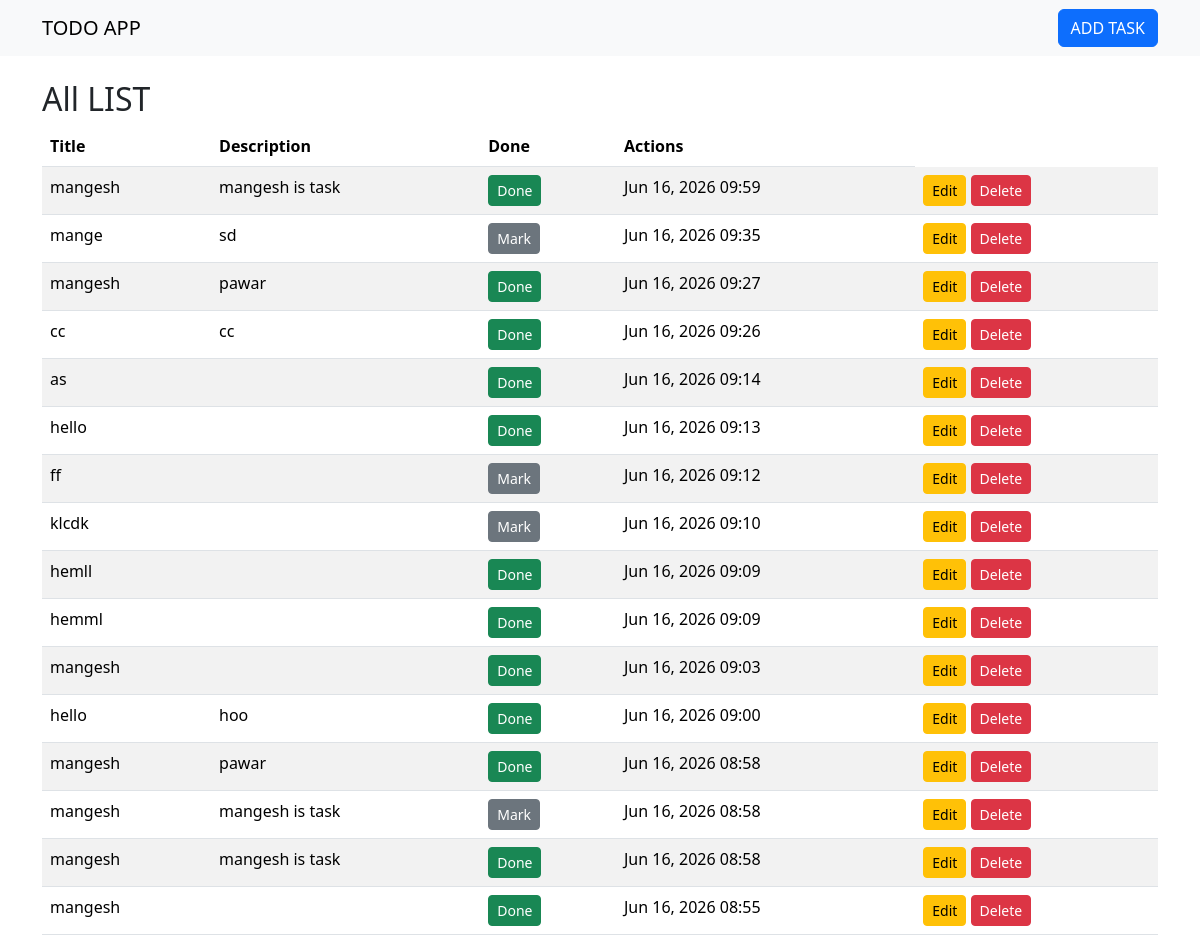
The page / on the database its author committed.
### todo/models.py (models this page shows, shortened)
class Task(models.Model):
  title = models.CharField()
  description = models.TextField(blank=True)
  complated = models.BooleanField(default=False)
  created_at = models.DateTimeField(auto_now_add=True)

### todo/views.py (the view)
# urls.py: path('',views.task_list,name='task_list'),
def task_list(request):
  task = Task.objects.all().order_by('-created_at')
  return render(request,'todo/task_list.html',{'tasks':task})

### todo/templates/todo/task_list.html (shortened to what this page needs)
{% extends "todo/base.html" %}
{% block content %}
<h2> All LIST</h2>
<table class="table table-striped">
  <thead>
    <tr>
      <th>Title</th>
      <th>Description</th>
      <th>Done</th>
      <th>Actions</th>
    </tr>
  </thead>
  <tbody>
    {% for task in tasks %}
      <tr>
        <td>{{task.title}}</td>
        <td>{{task.description|linebreaksbr}}</td>
        <td>
      <form method="POST" action="{% url 'todo:task_toggle_complate' task.pk %}" style="display:inline;">
          <button type="submit"
          class="btn btn-sm {% if task.complated %}btn-success{% else %}btn-secondary{% endif %}">
        {% if task.complated %}
            Done
        {% else %}
            Mark
        {% endif %}</button>
      </form>
        </td>
        <td>
          {{ task.created_at|date:"M d, Y H:i" }}
        </td>
        <td>
          <a class = "btn btn-sm btn-warning" href="{% url 'todo:task_update' task.pk %}">Edit</a>
          <a class = "btn btn-sm btn-danger" href="{% url 'todo:task_delete' task.pk %}">Delete</a>
        </td>
      </tr>
      {% empty %}
      <tr>
        <td colspan="5">
          No Task Available.
        </td>
      </tr>
    {% endfor %}
  </tbody>
</table>
{% endblock  %}

### todo/templates/todo/base.html (shortened to what this page needs)
<!DOCTYPE html>
<html lang="en">
<head>
  <link href="https://cdn.jsdelivr.net/npm/bootstrap@5.3.8/dist/css/bootstrap.min.css" rel="stylesheet">
</head>
<body>
  <nav class="navbar navbar-light bg-light mb-4">
    <div class="container">
      <a class="navbar-brand" href="{% url 'todo:task_list' %}">TODO APP</a>
      <a class="btn btn-primary" href="{% url 'todo:task_create' %}">ADD TASK</a>
    </div>
  </nav>
  <div class="container">
    {% block content %}
    {% endblock  %}
  </div>
</body>
</html>

### rows shown on the page
Task: title "mangesh", description "mangesh is task", complated "Done", created_at "Jun 16, 2026 09:59"
Task: title "mange", description "sd", complated "Mark", created_at "Jun 16, 2026 09:35"
Task: title "mangesh", description "pawar", complated "Done", created_at "Jun 16, 2026 09:27"
Task: title "cc", description "cc", complated "Done", created_at "Jun 16, 2026 09:26"
Task: title "as", complated "Done", created_at "Jun 16, 2026 09:14"
Task: title "hello", complated "Done", created_at "Jun 16, 2026 09:13"
Task: title "ff", complated "Mark", created_at "Jun 16, 2026 09:12"
Task: title "klcdk", complated "Mark", created_at "Jun 16, 2026 09:10"
Task: title "hemll", complated "Done", created_at "Jun 16, 2026 09:09"
Task: title "hemml", complated "Done", created_at "Jun 16, 2026 09:09"
Task: title "mangesh", complated "Done", created_at "Jun 16, 2026 09:03"
Task: title "hello", description "hoo", complated "Done", created_at "Jun 16, 2026 09:00"
Task: title "mangesh", description "pawar", complated "Done", created_at "Jun 16, 2026 08:58"
Task: title "mangesh", description "mangesh is task", complated "Mark", created_at "Jun 16, 2026 08:58"
Task: title "mangesh", description "mangesh is task", complated "Done", created_at "Jun 16, 2026 08:58"
Task: title "mangesh", complated "Done", created_at "Jun 16, 2026 08:55"
